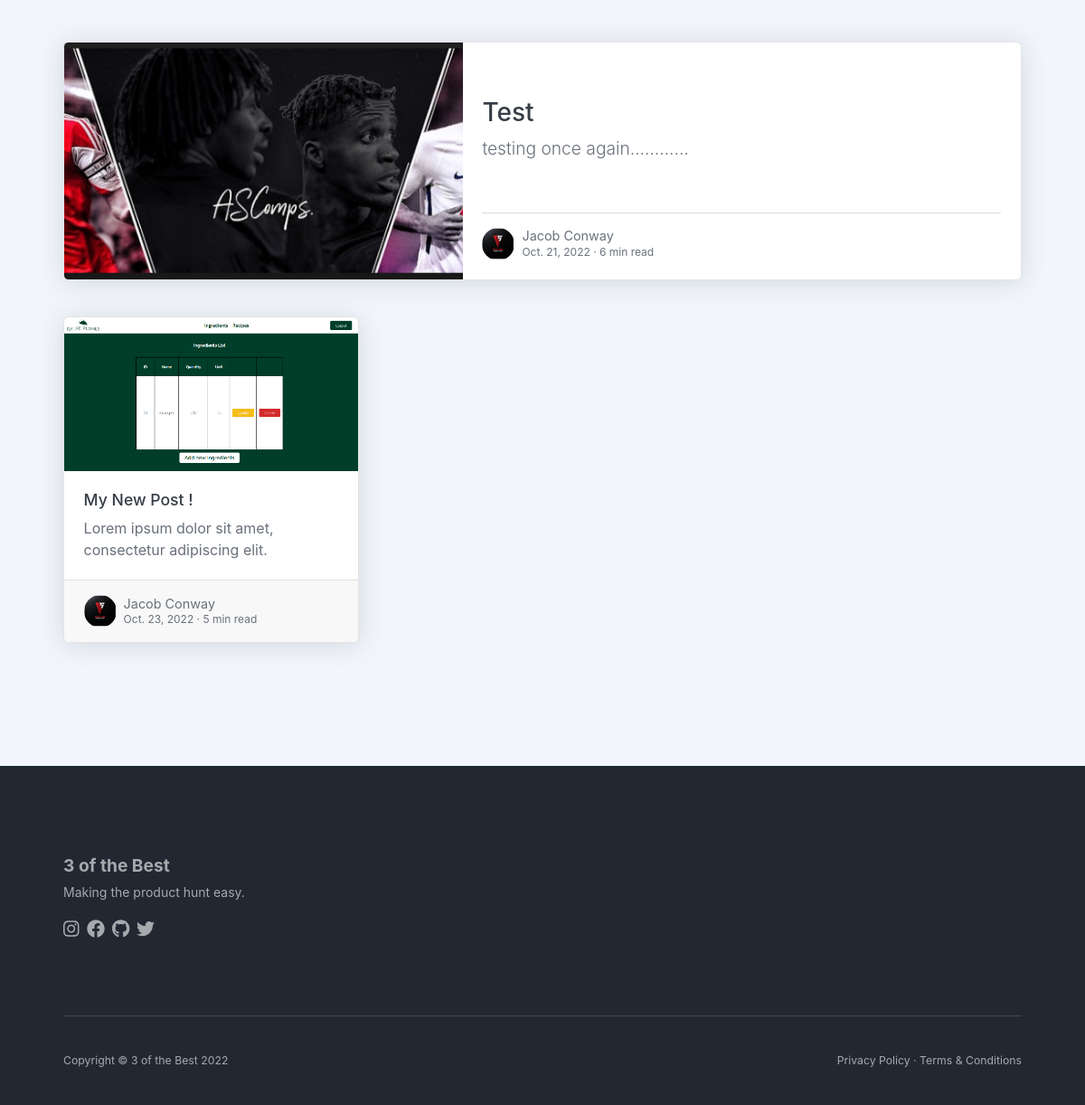
/category/tech/ (lower part), run on an earlier commit of the app's database.
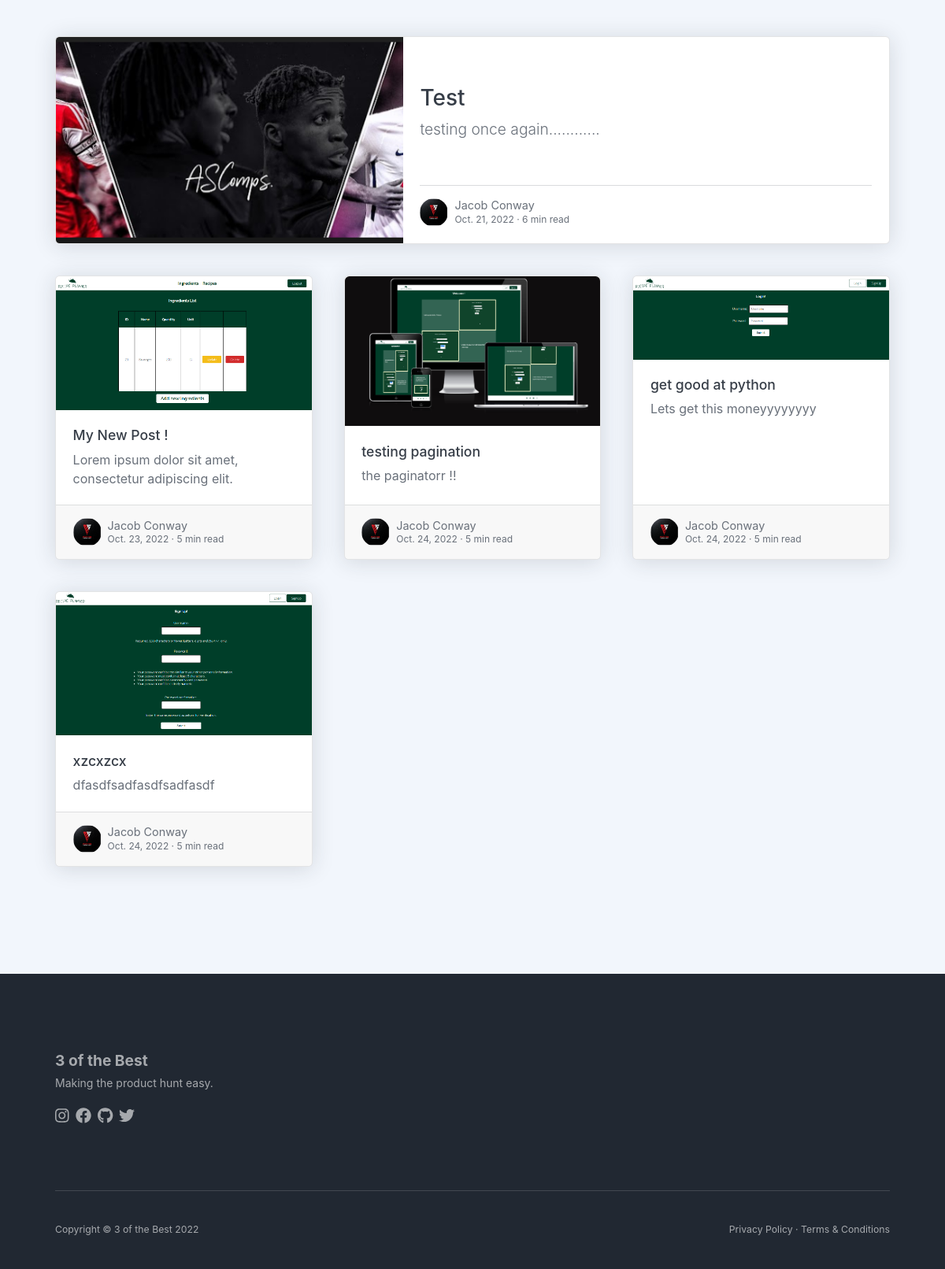
And on a later commit of the database.
### theblog/models.py (models this page shows, shortened)
class Post(models.Model):
    title = models.CharField(max_length=255)
    title_tag = models.CharField(max_length=255, default='3oftheBest')
    header_image = models.ImageField(null=True, blank=True, upload_to="images/")
    snippet_image = models.ImageField(null=True, blank=True, upload_to="snippet-image/")
    author = models.ForeignKey(User, on_delete=models.CASCADE)
    body = models.TextField()
    post_date = models.DateField(auto_now_add=True)
    category = models.CharField(max_length=255, default='uncategorized')
    likes = models.ManyToManyField(User, related_name='blog_posts', blank=True)
    snippet = models.CharField(max_length=255)
    isFeatured = models.BooleanField(default=False)
    class Meta:
        constraints = [
            UniqueConstraint(fields=['isFeatured'], condition=Q(isFeatured=True), name='isFeatured')
        ]

class Profile(models.Model):
    user = models.OneToOneField(User, null=True, on_delete=models.CASCADE)
    bio = models.TextField()
    profile_pic = models.ImageField(null=True, blank=True, upload_to="profile/")
    facebook_url = models.CharField(max_length=255, blank=True, null=True)
    twitter_url = models.CharField(max_length=255, blank=True, null=True)
    instagram_url = models.CharField(max_length=255, blank=True, null=True)
    tiktok_url = models.CharField(max_length=255, blank=True, null=True)
    snapchat_url = models.CharField(max_length=255, blank=True, null=True)
    youtube_url = models.CharField(max_length=255, blank=True, null=True)

### theblog/views.py (the view)
# urls.py: path('category/<str:cats>/',views.ListCategoryView, name='category'),
def ListCategoryView(request, cats):
    category_posts = Post.objects.filter(category=cats.replace("-", " "))
    p = Paginator(Post.objects.filter(category=cats.replace("-", " ")), 13)
    page = request.GET.get('page')
    categors = p.get_page(page)
    nums = 'J' * categors.paginator.num_pages
    return render(request, 'categories.html',
                    {   'cats': cats.title().replace("-", " "),
                        'category_posts': category_posts,
                        'categors' : categors,
                        'nums': nums,
                    })

### theblog/templates/categories.html (shortened to what this page needs)
{% extends 'base.html' %}
{% load static %}
{% block content%}
<section class="bg-light py-10">
    <div class="container px-5">
        {% if categors %}
                {% for post in categors|slice:":1" %}
                    <a
                            class="card post-preview post-preview-featured lift mb-5 overflow-hidden"
                            href="{% url 'post-details' post.pk %}"
                        >
                            <div class="row g-0">
                            <div class="col-lg-5">
                                <div
                                class="post-preview-featured-img"
                                style="
                                    background-image: url({{post.header_image.url}});
                                "
                                ></div>
                            </div>
                            <div class="col-lg-7">
                                <div class="card-body">
                                <div class="py-5">
                                    <h5 class="card-title">
                                        {{post.title}}
                                    </h5>
                                    <p class="card-text">
                                        {{post.snippet}}
                                    </p>
                                </div>
                                <hr />
                                <div class="post-preview-meta">
                                    {% if post.author.profile.profile_pic %}
                                    <img
                                    class="post-preview-meta-img"
                                    src="{{ post.author.profile.profile_pic.url }}"
                                    />
                                    {% else %}
                                    <img
                                    class="post-preview-meta-img"
                                    src="{% static 'theblog\images\default_profile_pic.png' %}"
                                    />
                                    {% endif %}
                                    <div class="post-preview-meta-details">
                                    <div class="post-preview-meta-details-name">
                                        {{ post.author.first_name|title }} {{ post.author.last_name|title }}
                                    </div>
                                    <div class="post-preview-meta-details-date">
                                        {{post.post_date}} &middot; 6 min read
                                    </div>
                                    </div>
                                </div>
                                </div>
                            </div>
                            </div>
                        </a>
                {% endfor %}
                <div class="row gx-5">
                    {% for post in categors|slice:"1:" %}
                    <div class="col-md-6 col-xl-4 mb-5">
                        <a class="card post-preview lift h-100" href="{% url 'post-details' post.pk %}">
                            <img class="card-img-top" src="{{post.header_image.url}}" alt="...">
                            <div class="card-body">
                                <h5 class="card-title">{{post.title}}</h5>
                                <p class="card-text">{{post.snippet}}</p>
                            </div>
                            <div class="card-footer">
                                <div class="post-preview-meta">
                                {% if post.author.profile.profile_pic %}
                                    <img
                                    class="post-preview-meta-img"
                                    src="{{ post.author.profile.profile_pic.url }}"
                                    />
                                {% else %}
                                    <img
                                    class="post-preview-meta-img"
                                    src="{% static 'theblog\images\default_profile_pic.png' %}"
                                    />
                                {% endif %}
                                    <div class="post-preview-meta-details">
                                        <div class="post-preview-meta-details-name">{{ post.author.first_name|title }} {{ post.author.last_name|title }}</div>
                                        <div class="post-preview-meta-details-date">{{post.post_date}} · 5 min read</div>
                                    </div>
                                </div>
                            </div>
                        </a>
                    </div>
                {% endfor %}
        {% else %}
            <p>There are no posts in this category yet. Leave us a note and let us know what you'd like to us to review!</p>
        {% endif %}
    </div>
    </section>
{% endblock %}

### theblog/templates/base.html (shortened to what this page needs)
<!DOCTYPE html>
<html lang="en">
  <head>
    {% load static %}
    <link rel="stylesheet" href="https://cdnjs.cloudflare.com/ajax/libs/font-awesome/6.2.0/css/all.min.css" />
    <link href="{% static 'theblog\css\styles.css' %}" rel="stylesheet" />
  </head>
  <body>
    <div id="layoutDefault">
      <div id="layoutDefault_content">
        <main>
    {% block content%} {% endblock %}
        </main>
        <div id="layoutDefault_footer">
          <footer class="footer pt-10 pb-5 mt-auto bg-dark footer-dark">
            <div class="container px-5">
              <div class="row gx-5">
                <div class="col-lg-3">
                  <div class="footer-brand">3 of the Best</div>
                  <div class="mb-3">Making the product hunt easy.</div>
                  <div class="icon-list-social mb-5">
                    <a class="icon-list-social-link" href="#!"
                      ><i class="fab fa-instagram"></i
                    ></a>
                    <a class="icon-list-social-link" href="#!"
                      ><i class="fab fa-facebook"></i
                    ></a>
                    <a class="icon-list-social-link" href="#!"
                      ><i class="fab fa-github"></i
                    ></a>
                    <a class="icon-list-social-link" href="#!"
                      ><i class="fab fa-twitter"></i
                    ></a>
                  </div>
                </div>
              </div>
              <hr class="my-5" />
              <div class="row gx-5 align-items-center">
                <div class="col-md-6 small">
                  Copyright &copy; 3 of the Best <span id="copyright-date"></span>
                </div>
                <div class="col-md-6 text-md-end small">
                  <a href="#!">Privacy Policy</a>
                  &middot;
                  <a href="#!">Terms &amp; Conditions</a>
                </div>
              </div>
            </div>
          </footer>
        </div>
      </div>
    </div>
  </body>
</html>

What changed in the data, as far as the page shows it:
added Post: header_image (picture), title "testing pagination", snippet "the paginatorr !!", author.profile.profile_pic (picture), author.first_name "Jacob", author.last_name "Conway", post_date "Oct. 24, 2022"
added Post: header_image (picture), title "get good at python", snippet "Lets get this moneyyyyyyyy", author.profile.profile_pic (picture), author.first_name "Jacob", author.last_name "Conway", post_date "Oct. 24, 2022"
added Post: header_image (picture), title "xzcxzcx", snippet "dfasdfsadfasdfsadfasdf", author.profile.profile_pic (picture), author.first_name "Jacob", author.last_name "Conway", post_date "Oct. 24, 2022"
